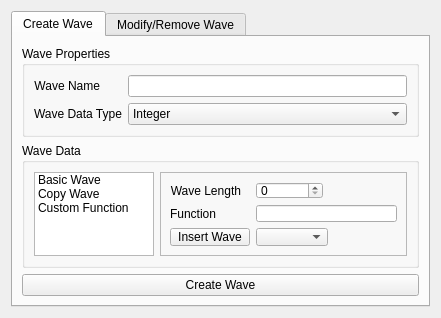
<?xml version="1.0" encoding="UTF-8"?>
<ui version="4.0">
 <class>ManageWavesWidget</class>
 <widget class="QWidget" name="ManageWavesWidget">
  <property name="geometry">
   <rect>
    <x>0</x>
    <y>0</y>
    <width>440</width>
    <height>318</height>
   </rect>
  </property>
  <property name="windowTitle">
   <string>Manage Waves</string>
  </property>
  <layout class="QHBoxLayout" name="horizontalLayout">
   <item>
    <widget class="QTabWidget" name="tabWidget">
     <property name="currentIndex">
      <number>0</number>
     </property>
     <widget class="QWidget" name="createWaveTab">
      <attribute name="title">
       <string>Create Wave</string>
      </attribute>
      <layout class="QVBoxLayout" name="verticalLayout">
       <item>
        <widget class="QGroupBox" name="groupBox">
         <property name="title">
          <string>Wave Properties</string>
         </property>
         <layout class="QFormLayout" name="formLayout_2">
          <item row="0" column="0">
           <widget class="QLabel" name="label">
            <property name="text">
             <string>Wave Name</string>
            </property>
            <property name="alignment">
             <set>Qt::AlignRight|Qt::AlignTrailing|Qt::AlignVCenter</set>
            </property>
           </widget>
          </item>
          <item row="0" column="1">
           <widget class="QLineEdit" name="createWave_waveName">
            <property name="sizePolicy">
             <sizepolicy hsizetype="MinimumExpanding" vsizetype="Fixed">
              <horstretch>0</horstretch>
              <verstretch>0</verstretch>
             </sizepolicy>
            </property>
           </widget>
          </item>
          <item row="1" column="0">
           <widget class="QLabel" name="label_2">
            <property name="text">
             <string>Wave Data Type</string>
            </property>
            <property name="alignment">
             <set>Qt::AlignRight|Qt::AlignTrailing|Qt::AlignVCenter</set>
            </property>
           </widget>
          </item>
          <item row="1" column="1">
           <widget class="QComboBox" name="createWave_dataType">
            <property name="sizePolicy">
             <sizepolicy hsizetype="Expanding" vsizetype="Fixed">
              <horstretch>0</horstretch>
              <verstretch>0</verstretch>
             </sizepolicy>
            </property>
            <item>
             <property name="text">
              <string>Integer</string>
             </property>
            </item>
            <item>
             <property name="text">
              <string>Decimal</string>
             </property>
            </item>
            <item>
             <property name="text">
              <string>String</string>
             </property>
            </item>
           </widget>
          </item>
         </layout>
        </widget>
       </item>
       <item>
        <widget class="QGroupBox" name="groupBox_2">
         <property name="minimumSize">
          <size>
           <width>0</width>
           <height>100</height>
          </size>
         </property>
         <property name="title">
          <string>Wave Data</string>
         </property>
         <layout class="QHBoxLayout" name="horizontalLayout_2" stretch="1,0">
          <item>
           <widget class="QListWidget" name="waveDataSelectionList">
            <property name="sizePolicy">
             <sizepolicy hsizetype="Preferred" vsizetype="Preferred">
              <horstretch>0</horstretch>
              <verstretch>0</verstretch>
             </sizepolicy>
            </property>
            <property name="minimumSize">
             <size>
              <width>120</width>
              <height>0</height>
             </size>
            </property>
            <property name="currentRow">
             <number>-1</number>
            </property>
            <item>
             <property name="text">
              <string>Basic Wave</string>
             </property>
            </item>
            <item>
             <property name="text">
              <string>Copy Wave</string>
             </property>
            </item>
            <item>
             <property name="text">
              <string>Custom Function</string>
             </property>
            </item>
           </widget>
          </item>
          <item>
           <widget class="QStackedWidget" name="waveDataStack">
            <property name="frameShape">
             <enum>QFrame::StyledPanel</enum>
            </property>
            <property name="frameShadow">
             <enum>QFrame::Plain</enum>
            </property>
            <property name="lineWidth">
             <number>1</number>
            </property>
            <property name="currentIndex">
             <number>2</number>
            </property>
            <widget class="QWidget" name="basicTab">
             <layout class="QFormLayout" name="formLayout">
              <property name="fieldGrowthPolicy">
               <enum>QFormLayout::ExpandingFieldsGrow</enum>
              </property>
              <item row="0" column="0">
               <widget class="QLabel" name="label_4">
                <property name="text">
                 <string>Type</string>
                </property>
               </widget>
              </item>
              <item row="0" column="1">
               <widget class="QComboBox" name="basicWaveType">
                <property name="minimumSize">
                 <size>
                  <width>150</width>
                  <height>0</height>
                 </size>
                </property>
                <item>
                 <property name="text">
                  <string>Blank</string>
                 </property>
                </item>
                <item>
                 <property name="text">
                  <string>Index (starting at 0)</string>
                 </property>
                </item>
                <item>
                 <property name="text">
                  <string>Index (starting at 1)</string>
                 </property>
                </item>
               </widget>
              </item>
              <item row="1" column="0">
               <widget class="QLabel" name="label_9">
                <property name="text">
                 <string>Wave Length</string>
                </property>
               </widget>
              </item>
              <item row="1" column="1">
               <widget class="QSpinBox" name="basicWaveLength">
                <property name="maximum">
                 <number>999999</number>
                </property>
               </widget>
              </item>
             </layout>
            </widget>
            <widget class="QWidget" name="copyTab">
             <layout class="QFormLayout" name="formLayout_3">
              <item row="0" column="0">
               <widget class="QLabel" name="label_3">
                <property name="text">
                 <string>Original Wave</string>
                </property>
                <property name="alignment">
                 <set>Qt::AlignLeading|Qt::AlignLeft|Qt::AlignVCenter</set>
                </property>
               </widget>
              </item>
              <item row="0" column="1">
               <widget class="QComboBox" name="copyWaveOriginalWave"/>
              </item>
              <item row="1" column="0">
               <widget class="QLabel" name="label_6">
                <property name="text">
                 <string>Starting Index</string>
                </property>
               </widget>
              </item>
              <item row="1" column="1">
               <widget class="QSpinBox" name="copyWaveStartingIndex"/>
              </item>
              <item row="2" column="0">
               <widget class="QLabel" name="label_8">
                <property name="text">
                 <string>Ending Index</string>
                </property>
               </widget>
              </item>
              <item row="2" column="1">
               <widget class="QSpinBox" name="copyWaveEndingIndex"/>
              </item>
             </layout>
            </widget>
            <widget class="QWidget" name="functionTab">
             <layout class="QFormLayout" name="formLayout_4">
              <property name="fieldGrowthPolicy">
               <enum>QFormLayout::ExpandingFieldsGrow</enum>
              </property>
              <item row="0" column="0">
               <widget class="QLabel" name="label_7">
                <property name="text">
                 <string>Wave Length</string>
                </property>
                <property name="alignment">
                 <set>Qt::AlignRight|Qt::AlignTrailing|Qt::AlignVCenter</set>
                </property>
               </widget>
              </item>
              <item row="0" column="1">
               <widget class="QSpinBox" name="functionWaveLength">
                <property name="maximum">
                 <number>9999999</number>
                </property>
               </widget>
              </item>
              <item row="1" column="0">
               <widget class="QLabel" name="label_5">
                <property name="text">
                 <string>Function</string>
                </property>
                <property name="alignment">
                 <set>Qt::AlignRight|Qt::AlignTrailing|Qt::AlignVCenter</set>
                </property>
               </widget>
              </item>
              <item row="1" column="1">
               <widget class="QLineEdit" name="functionEquation"/>
              </item>
              <item row="2" column="0">
               <widget class="QPushButton" name="functionInsertWaveButton">
                <property name="text">
                 <string>Insert Wave</string>
                </property>
               </widget>
              </item>
              <item row="2" column="1">
               <widget class="QComboBox" name="functionInsertWave"/>
              </item>
             </layout>
            </widget>
           </widget>
          </item>
         </layout>
        </widget>
       </item>
       <item>
        <widget class="QPushButton" name="createWaveButton">
         <property name="text">
          <string>Create Wave</string>
         </property>
        </widget>
       </item>
      </layout>
     </widget>
     <widget class="QWidget" name="ModifyWaveTab">
      <attribute name="title">
       <string>Modify/Remove Wave</string>
      </attribute>
      <layout class="QGridLayout" name="gridLayout">
       <item row="0" column="3" colspan="2">
        <widget class="QGroupBox" name="groupBox_3">
         <property name="title">
          <string>Wave Properties</string>
         </property>
         <layout class="QFormLayout" name="formLayout_5">
          <item row="0" column="0">
           <widget class="QLabel" name="label_10">
            <property name="text">
             <string>Wave Name</string>
            </property>
            <property name="alignment">
             <set>Qt::AlignRight|Qt::AlignTrailing|Qt::AlignVCenter</set>
            </property>
           </widget>
          </item>
          <item row="0" column="1">
           <widget class="QLineEdit" name="modifyWave_waveName">
            <property name="sizePolicy">
             <sizepolicy hsizetype="MinimumExpanding" vsizetype="Fixed">
              <horstretch>0</horstretch>
              <verstretch>0</verstretch>
             </sizepolicy>
            </property>
           </widget>
          </item>
          <item row="1" column="0">
           <widget class="QLabel" name="label_11">
            <property name="text">
             <string>Wave Data Type</string>
            </property>
            <property name="alignment">
             <set>Qt::AlignRight|Qt::AlignTrailing|Qt::AlignVCenter</set>
            </property>
           </widget>
          </item>
          <item row="1" column="1">
           <widget class="QComboBox" name="modifyWave_dataType">
            <property name="sizePolicy">
             <sizepolicy hsizetype="Expanding" vsizetype="Fixed">
              <horstretch>0</horstretch>
              <verstretch>0</verstretch>
             </sizepolicy>
            </property>
            <item>
             <property name="text">
              <string>Integer</string>
             </property>
            </item>
            <item>
             <property name="text">
              <string>Decimal</string>
             </property>
            </item>
            <item>
             <property name="text">
              <string>String</string>
             </property>
            </item>
           </widget>
          </item>
         </layout>
        </widget>
       </item>
       <item row="1" column="3">
        <widget class="QPushButton" name="resetWaveButton">
         <property name="text">
          <string>Reset Properties</string>
         </property>
        </widget>
       </item>
       <item row="1" column="4">
        <widget class="QPushButton" name="modifyWaveButton">
         <property name="text">
          <string>Modify Wave</string>
         </property>
        </widget>
       </item>
       <item row="1" column="2">
        <widget class="QPushButton" name="removeWaveButton">
         <property name="text">
          <string>Remove Wave</string>
         </property>
        </widget>
       </item>
       <item row="0" column="2">
        <widget class="QListView" name="modifyWave_selectWave">
         <property name="sizePolicy">
          <sizepolicy hsizetype="Minimum" vsizetype="Expanding">
           <horstretch>0</horstretch>
           <verstretch>0</verstretch>
          </sizepolicy>
         </property>
         <property name="minimumSize">
          <size>
           <width>100</width>
           <height>0</height>
          </size>
         </property>
         <property name="maximumSize">
          <size>
           <width>150</width>
           <height>16777215</height>
          </size>
         </property>
         <property name="selectionMode">
          <enum>QAbstractItemView::SingleSelection</enum>
         </property>
        </widget>
       </item>
      </layout>
     </widget>
    </widget>
   </item>
  </layout>
 </widget>
 <resources/>
 <connections>
  <connection>
   <sender>waveDataSelectionList</sender>
   <signal>currentRowChanged(int)</signal>
   <receiver>waveDataStack</receiver>
   <slot>setCurrentIndex(int)</slot>
   <hints>
    <hint type="sourcelabel">
     <x>110</x>
     <y>194</y>
    </hint>
    <hint type="destinationlabel">
     <x>168</x>
     <y>198</y>
    </hint>
   </hints>
  </connection>
 </connections>
 <slots>
  <slot>modifyWave()</slot>
  <slot>removeWave()</slot>
  <slot>updateModifyWaveUi()</slot>
  <slot>createWave()</slot>
  <slot>insertWaveIntoFunction()</slot>
 </slots>
</ui>
